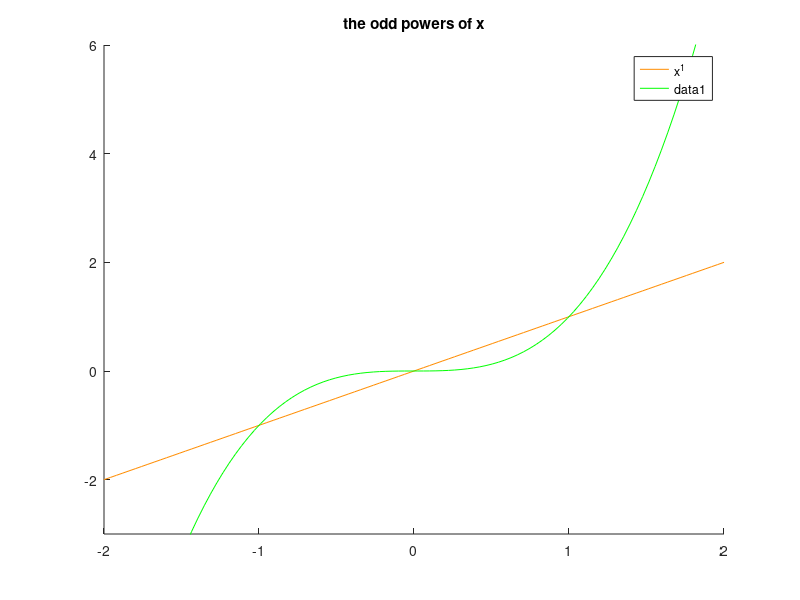

Write the MATLAB code that produced this figure. (Note: this script raises an error after producing the figure.)
% ----------------------------------------------
% WP : orthogonal and periodical basis functions
% file : xodd_plots.m
% ----------------------------------------------

clf;
hold on;

x = linspace(-2,2,100);
y1 = x;
y2 = x.^2;
y3 = x.^3;
y4 = x.^4;
y5 = x.^5;
y6 = x.^6;
y7 = x.^7;
y8 = x.^8;
y9 = x.^9;


title( 'the odd powers of x' )

plot( x, y1, 'Color', [1,141/256,0] );
l = legend( 'x^1' );
axis([-2 2 -3 6]);
pause;

plot( x, y3, 'g' );
l = legend([ l.String(1:end-1), 'x^3' ]);
pause;

plot( x, y5, 'c' );
l = legend([ l.String(1:end-1), 'x^5' ]);
pause;

plot( x, y7, 'r' );
l = legend([ l.String(1:end-1), 'x^7' ]);
pause;
